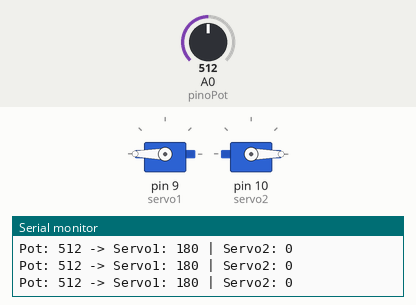
A sketch run on a simulated Arduino Uno, built with avr-gcc and run on an emulated ATmega328P. On the bench: 2 × servo, the last lines printed to the serial monitor. Inputs (shaded band) come from the test bench; at power-on: A0 (pinoPot) = 512.

Above: at 1.2 s.
1.3 s: A0 (pinoPot) set to 716
At 1.8 s:
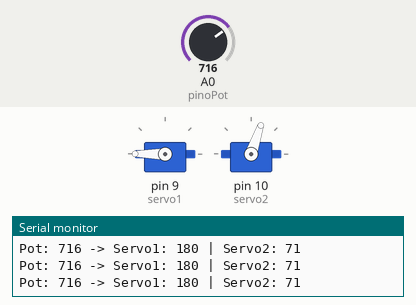
2.8 s: A0 (pinoPot) set to 778
At 3.4 s:
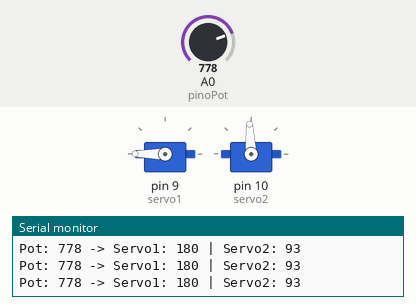
4.3 s: A0 (pinoPot) set to 811
At 5.5 s:
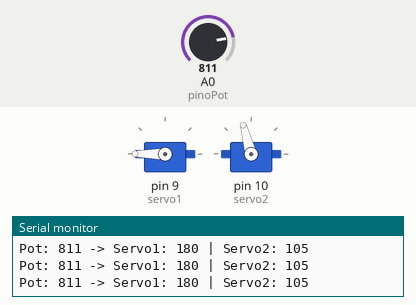
5.8 s: A0 (pinoPot) set to 1023
At 6.1 s:
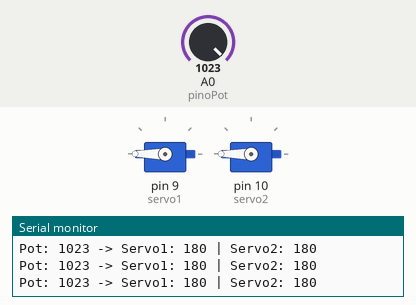
7.3 s: A0 (pinoPot) set to 106
At 8.5 s:
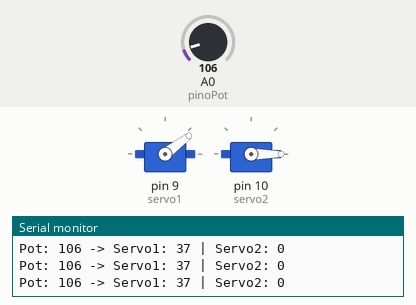
8.8 s: A0 (pinoPot) set to 91
At 9.9 s:
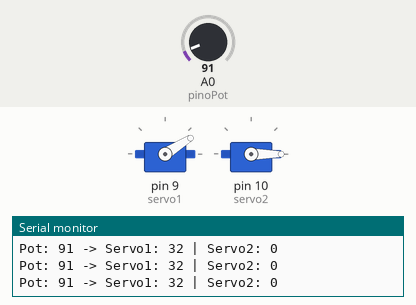
Timing chart, 0 to 11.8 s (numbered marks = the images above; inputs shaded):
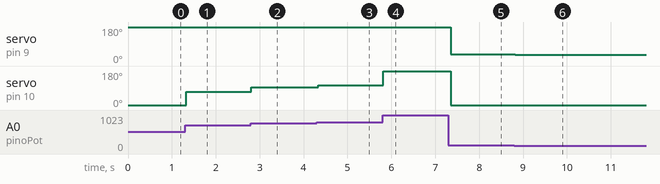

Measured:
- the behaviour switches between 795 and 796 on A0 (pinoPot) (found by bisection; images 2 and 3)
- after the input at 1.3 s, servo on pin 10 (servo2): 0° → 71° at once
- after the input at 2.8 s, servo on pin 10 (servo2): 71° → 93° at once
- after the input at 4.3 s, servo on pin 10 (servo2): 93° → 105° at once
- after the input at 5.8 s, servo on pin 10 (servo2): 105° → 180° at once
- after the input at 7.3 s, servo on pin 9 (servo1): 180° → 37° after 0.05 s; servo on pin 10 (servo2): 180° → 0° after 0.05 s
- after the input at 8.8 s, servo on pin 9 (servo1): 37° → 32° at once

The sketch:

atv5.ino
```cpp
// Exercício 5: Controle de dois servos com um potenciômetro
// Enunciado:
// Utilize dois servo motores e um potenciômetro. Ambos os servos devem ser controlados pelo
// mesmo potenciômetro. Ao girar o potenciômetro, apenas o primeiro servo deve aumentar o ângulo
// até atingir 180 graus. A partir daí, o segundo servo começa a aumentar seu ângulo. No movimento
// inverso, o segundo servo reduz seu ângulo primeiro; quando atingir 0 graus, o primeiro servo
// começa a diminuir seu ângulo.
// Resposta e Explicação:
// Explicação do circuito:
// - Conecte o terminal central do potenciômetro ao pino analógico A0 do Arduino.
// - Conecte um dos terminais do potenciômetro ao 5V e o outro ao GND.
// - Conecte o fio de sinal do primeiro servo ao pino digital 9 e do segundo servo ao pino digital 10.
// - Conecte fios de alimentação dos servos ao 5V e terra ao GND.
// Explicação do código:
// - Lê o valor do potenciômetro (0 a 1023) e mapeia em 0 a 360.
// - Se o valor mapeado for de 0 a 180, ajusta apenas o primeiro servo.
// - Se for de 180 a 360, define o primeiro servo a 180 graus e mapeia o valor restante (180 a 360)
// para 0 a 180 para o segundo servo.
// - No movimento inverso, reduz primeiro o segundo servo até zero, e depois reduz o primeiro.
// Código Exemplo:

#include <Servo.h>
Servo servo1;
Servo servo2;
int pinoPot = A0;
int valorPot;
void setup() {
servo1.attach(9);
servo2.attach(10);
Serial.begin(9600);
}
void loop() {
valorPot = analogRead(pinoPot); // 0 a 1023
int valorMapeado = map(valorPot, 0, 1023, 0, 360);
if (valorMapeado <= 180) {
servo1.write(valorMapeado);
servo2.write(0);
} else {
servo1.write(180);
int valorSegundo = map(valorMapeado, 180, 360, 0, 180);
servo2.write(valorSegundo);
}
Serial.print("Pot: "); Serial.print(valorPot);
Serial.print(" -> Servo1: "); Serial.print(servo1.read());
Serial.print(" | Servo2: "); Serial.println(servo2.read());
delay(50);
}
```
